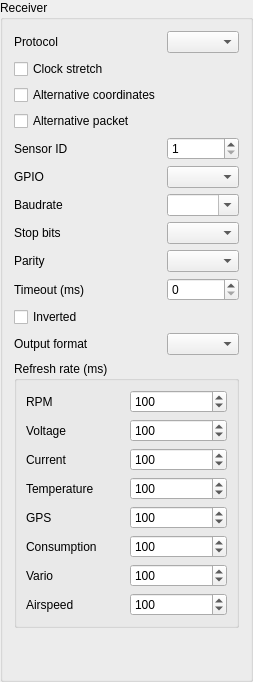
             <widget class="QGroupBox" name="gbReceiver">
              <property name="enabled">
               <bool>true</bool>
              </property>
              <property name="minimumSize">
               <size>
                <width>0</width>
                <height>0</height>
               </size>
              </property>
              <property name="title">
               <string>Receiver</string>
              </property>
              <layout class="QGridLayout" name="gridLayout_2">
               <item row="5" column="1">
                <widget class="QComboBox" name="cbSerialMonitorGpio"/>
               </item>
               <item row="9" column="0">
                <widget class="QLabel" name="lbTimeout">
                 <property name="enabled">
                  <bool>true</bool>
                 </property>
                 <property name="text">
                  <string>Timeout (ms)</string>
                 </property>
                </widget>
               </item>
               <item row="4" column="1">
                <widget class="QSpinBox" name="sbSensorId">
                 <property name="enabled">
                  <bool>true</bool>
                 </property>
                 <property name="minimum">
                  <number>1</number>
                 </property>
                 <property name="maximum">
                  <number>30</number>
                 </property>
                </widget>
               </item>
               <item row="9" column="1">
                <widget class="QSpinBox" name="sbTimeout">
                 <property name="enabled">
                  <bool>true</bool>
                 </property>
                 <property name="maximum">
                  <number>100</number>
                 </property>
                </widget>
               </item>
               <item row="2" column="0">
                <widget class="QCheckBox" name="cbAlternativeCoordinates">
                 <property name="enabled">
                  <bool>true</bool>
                 </property>
                 <property name="text">
                  <string>Alternative coordinates</string>
                 </property>
                </widget>
               </item>
               <item row="8" column="0">
                <widget class="QLabel" name="lbParity">
                 <property name="enabled">
                  <bool>true</bool>
                 </property>
                 <property name="text">
                  <string>Parity</string>
                 </property>
                </widget>
               </item>
               <item row="13" column="0">
                <spacer name="verticalSpacer_3">
                 <property name="orientation">
                  <enum>Qt::Vertical</enum>
                 </property>
                 <property name="sizeHint" stdset="0">
                  <size>
                   <width>20</width>
                   <height>40</height>
                  </size>
                 </property>
                </spacer>
               </item>
               <item row="1" column="0">
                <widget class="QCheckBox" name="cbClockStretch">
                 <property name="enabled">
                  <bool>true</bool>
                 </property>
                 <property name="text">
                  <string>Clock stretch</string>
                 </property>
                </widget>
               </item>
               <item row="6" column="1">
                <widget class="QComboBox" name="cbBaudrate">
                 <property name="enabled">
                  <bool>true</bool>
                 </property>
                 <property name="editable">
                  <bool>true</bool>
                 </property>
                </widget>
               </item>
               <item row="10" column="0">
                <widget class="QCheckBox" name="cbInverted">
                 <property name="enabled">
                  <bool>true</bool>
                 </property>
                 <property name="text">
                  <string>Inverted</string>
                 </property>
                </widget>
               </item>
               <item row="4" column="0">
                <widget class="QLabel" name="lbSensorId">
                 <property name="enabled">
                  <bool>true</bool>
                 </property>
                 <property name="text">
                  <string>Sensor ID</string>
                 </property>
                </widget>
               </item>
               <item row="12" column="0" colspan="2">
                <widget class="QGroupBox" name="gbRate">
                 <property name="enabled">
                  <bool>true</bool>
                 </property>
                 <property name="title">
                  <string>Refresh rate (ms)</string>
                 </property>
                 <layout class="QGridLayout" name="gridLayout_5">
                  <item row="0" column="1">
                   <widget class="QSpinBox" name="sbRpmRate">
                    <property name="enabled">
                     <bool>true</bool>
                    </property>
                    <property name="maximum">
                     <number>1500</number>
                    </property>
                    <property name="singleStep">
                     <number>100</number>
                    </property>
                    <property name="value">
                     <number>100</number>
                    </property>
                   </widget>
                  </item>
                  <item row="4" column="0">
                   <widget class="QLabel" name="label_25">
                    <property name="enabled">
                     <bool>true</bool>
                    </property>
                    <property name="text">
                     <string>GPS</string>
                    </property>
                   </widget>
                  </item>
                  <item row="5" column="0">
                   <widget class="QLabel" name="label_5">
                    <property name="enabled">
                     <bool>true</bool>
                    </property>
                    <property name="text">
                     <string>Consumption</string>
                    </property>
                   </widget>
                  </item>
                  <item row="6" column="0">
                   <widget class="QLabel" name="label_28">
                    <property name="enabled">
                     <bool>true</bool>
                    </property>
                    <property name="text">
                     <string>Vario</string>
                    </property>
                   </widget>
                  </item>
                  <item row="2" column="0">
                   <widget class="QLabel" name="label_18">
                    <property name="enabled">
                     <bool>true</bool>
                    </property>
                    <property name="text">
                     <string>Current</string>
                    </property>
                   </widget>
                  </item>
                  <item row="2" column="1">
                   <widget class="QSpinBox" name="sbCurrentRate">
                    <property name="enabled">
                     <bool>true</bool>
                    </property>
                    <property name="maximum">
                     <number>1500</number>
                    </property>
                    <property name="singleStep">
                     <number>100</number>
                    </property>
                    <property name="value">
                     <number>100</number>
                    </property>
                   </widget>
                  </item>
                  <item row="5" column="1">
                   <widget class="QSpinBox" name="sbConsumptionRate">
                    <property name="enabled">
                     <bool>true</bool>
                    </property>
                    <property name="maximum">
                     <number>1500</number>
                    </property>
                    <property name="singleStep">
                     <number>100</number>
                    </property>
                    <property name="value">
                     <number>100</number>
                    </property>
                   </widget>
                  </item>
                  <item row="3" column="0">
                   <widget class="QLabel" name="label_19">
                    <property name="enabled">
                     <bool>true</bool>
                    </property>
                    <property name="text">
                     <string>Temperature</string>
                    </property>
                   </widget>
                  </item>
                  <item row="7" column="1">
                   <widget class="QSpinBox" name="sbAirspeedRate">
                    <property name="enabled">
                     <bool>true</bool>
                    </property>
                    <property name="maximum">
                     <number>1500</number>
                    </property>
                    <property name="singleStep">
                     <number>100</number>
                    </property>
                    <property name="value">
                     <number>100</number>
                    </property>
                   </widget>
                  </item>
                  <item row="7" column="0">
                   <widget class="QLabel" name="label_30">
                    <property name="enabled">
                     <bool>true</bool>
                    </property>
                    <property name="text">
                     <string>Airspeed</string>
                    </property>
                   </widget>
                  </item>
                  <item row="0" column="0">
                   <widget class="QLabel" name="label_16">
                    <property name="enabled">
                     <bool>true</bool>
                    </property>
                    <property name="text">
                     <string>RPM</string>
                    </property>
                   </widget>
                  </item>
                  <item row="4" column="1">
                   <widget class="QSpinBox" name="sbGpsRate">
                    <property name="enabled">
                     <bool>true</bool>
                    </property>
                    <property name="maximum">
                     <number>1500</number>
                    </property>
                    <property name="singleStep">
                     <number>100</number>
                    </property>
                    <property name="value">
                     <number>100</number>
                    </property>
                   </widget>
                  </item>
                  <item row="1" column="1">
                   <widget class="QSpinBox" name="sbVoltageRate">
                    <property name="enabled">
                     <bool>true</bool>
                    </property>
                    <property name="maximum">
                     <number>1500</number>
                    </property>
                    <property name="singleStep">
                     <number>100</number>
                    </property>
                    <property name="value">
                     <number>100</number>
                    </property>
                   </widget>
                  </item>
                  <item row="6" column="1">
                   <widget class="QSpinBox" name="sbVarioRate">
                    <property name="enabled">
                     <bool>true</bool>
                    </property>
                    <property name="maximum">
                     <number>1500</number>
                    </property>
                    <property name="singleStep">
                     <number>100</number>
                    </property>
                    <property name="value">
                     <number>100</number>
                    </property>
                   </widget>
                  </item>
                  <item row="3" column="1">
                   <widget class="QSpinBox" name="sbTemperatureRate">
                    <property name="enabled">
                     <bool>true</bool>
                    </property>
                    <property name="maximum">
                     <number>1500</number>
                    </property>
                    <property name="singleStep">
                     <number>100</number>
                    </property>
                    <property name="value">
                     <number>100</number>
                    </property>
                   </widget>
                  </item>
                  <item row="1" column="0">
                   <widget class="QLabel" name="label_17">
                    <property name="enabled">
                     <bool>true</bool>
                    </property>
                    <property name="text">
                     <string>Voltage</string>
                    </property>
                   </widget>
                  </item>
                 </layout>
                </widget>
               </item>
               <item row="7" column="1">
                <widget class="QComboBox" name="cbStopbits">
                 <property name="enabled">
                  <bool>true</bool>
                 </property>
                </widget>
               </item>
               <item row="3" column="0">
                <widget class="QCheckBox" name="cbAlternativePacket">
                 <property name="enabled">
                  <bool>true</bool>
                 </property>
                 <property name="text">
                  <string>Alternative packet</string>
                 </property>
                </widget>
               </item>
               <item row="0" column="0">
                <widget class="QLabel" name="label">
                 <property name="enabled">
                  <bool>true</bool>
                 </property>
                 <property name="text">
                  <string>Protocol</string>
                 </property>
                </widget>
               </item>
               <item row="5" column="0">
                <widget class="QLabel" name="lbSerialMonitorGpio">
                 <property name="text">
                  <string>GPIO</string>
                 </property>
                </widget>
               </item>
               <item row="0" column="1">
                <widget class="QComboBox" name="cbReceiver">
                 <property name="enabled">
                  <bool>true</bool>
                 </property>
                </widget>
               </item>
               <item row="8" column="1">
                <widget class="QComboBox" name="cbParity">
                 <property name="enabled">
                  <bool>true</bool>
                 </property>
                </widget>
               </item>
               <item row="7" column="0">
                <widget class="QLabel" name="lbStopbits">
                 <property name="enabled">
                  <bool>true</bool>
                 </property>
                 <property name="text">
                  <string>Stop bits</string>
                 </property>
                </widget>
               </item>
               <item row="6" column="0">
                <widget class="QLabel" name="lbBaudrate">
                 <property name="enabled">
                  <bool>true</bool>
                 </property>
                 <property name="text">
                  <string>Baudrate</string>
                 </property>
                </widget>
               </item>
               <item row="11" column="0">
                <widget class="QLabel" name="lbSerialFormat">
                 <property name="text">
                  <string>Output format</string>
                 </property>
                </widget>
               </item>
               <item row="11" column="1">
                <widget class="QComboBox" name="cbSerialFormat"/>
               </item>
              </layout>
             </widget>
